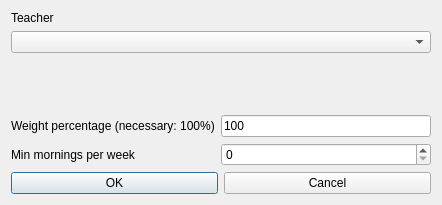
<?xml version="1.0" encoding="UTF-8"?>
<ui version="4.0">
 <class>ModifyConstraintTeacherMinMorningsPerWeekForm_template</class>
 <widget class="QDialog" name="ModifyConstraintTeacherMinMorningsPerWeekForm_template">
  <property name="geometry">
   <rect>
    <x>0</x>
    <y>0</y>
    <width>442</width>
    <height>205</height>
   </rect>
  </property>
  <property name="windowTitle">
   <string extracomment="This is the title of the dialog to modify a constraint of this type">Modify teacher min mornings per week</string>
  </property>
  <layout class="QGridLayout" name="gridLayout">
   <item row="0" column="0" colspan="2">
    <widget class="QLabel" name="teacherTextLabel">
     <property name="frameShape">
      <enum>QFrame::NoFrame</enum>
     </property>
     <property name="frameShadow">
      <enum>QFrame::Plain</enum>
     </property>
     <property name="text">
      <string>Teacher</string>
     </property>
     <property name="wordWrap">
      <bool>false</bool>
     </property>
    </widget>
   </item>
   <item row="1" column="0" colspan="2">
    <widget class="QComboBox" name="teachersComboBox">
     <property name="editable">
      <bool>false</bool>
     </property>
     <property name="insertPolicy">
      <enum>QComboBox::NoInsert</enum>
     </property>
     <property name="duplicatesEnabled">
      <bool>false</bool>
     </property>
    </widget>
   </item>
   <item row="2" column="1">
    <spacer name="verticalSpacer">
     <property name="orientation">
      <enum>Qt::Vertical</enum>
     </property>
     <property name="sizeHint" stdset="0">
      <size>
       <width>20</width>
       <height>53</height>
      </size>
     </property>
    </spacer>
   </item>
   <item row="3" column="0">
    <widget class="QLabel" name="weightTextLabel">
     <property name="frameShape">
      <enum>QFrame::NoFrame</enum>
     </property>
     <property name="frameShadow">
      <enum>QFrame::Plain</enum>
     </property>
     <property name="text">
      <string>Weight percentage (necessary: 100%)</string>
     </property>
     <property name="wordWrap">
      <bool>false</bool>
     </property>
    </widget>
   </item>
   <item row="3" column="1">
    <widget class="QLineEdit" name="weightLineEdit">
     <property name="text">
      <string notr="true">100</string>
     </property>
    </widget>
   </item>
   <item row="4" column="0">
    <widget class="QLabel" name="minMorningsTextLabel">
     <property name="frameShape">
      <enum>QFrame::NoFrame</enum>
     </property>
     <property name="frameShadow">
      <enum>QFrame::Plain</enum>
     </property>
     <property name="text">
      <string>Min mornings per week</string>
     </property>
     <property name="wordWrap">
      <bool>false</bool>
     </property>
    </widget>
   </item>
   <item row="4" column="1">
    <widget class="QSpinBox" name="minMorningsSpinBox"/>
   </item>
   <item row="5" column="0" colspan="2">
    <layout class="QHBoxLayout" name="horizontalLayout">
     <item>
      <widget class="QPushButton" name="okPushButton">
       <property name="text">
        <string>OK</string>
       </property>
      </widget>
     </item>
     <item>
      <widget class="QPushButton" name="cancelPushButton">
       <property name="text">
        <string>Cancel</string>
       </property>
      </widget>
     </item>
    </layout>
   </item>
  </layout>
 </widget>
 <layoutdefault spacing="6" margin="11"/>
 <resources/>
 <connections/>
</ui>
